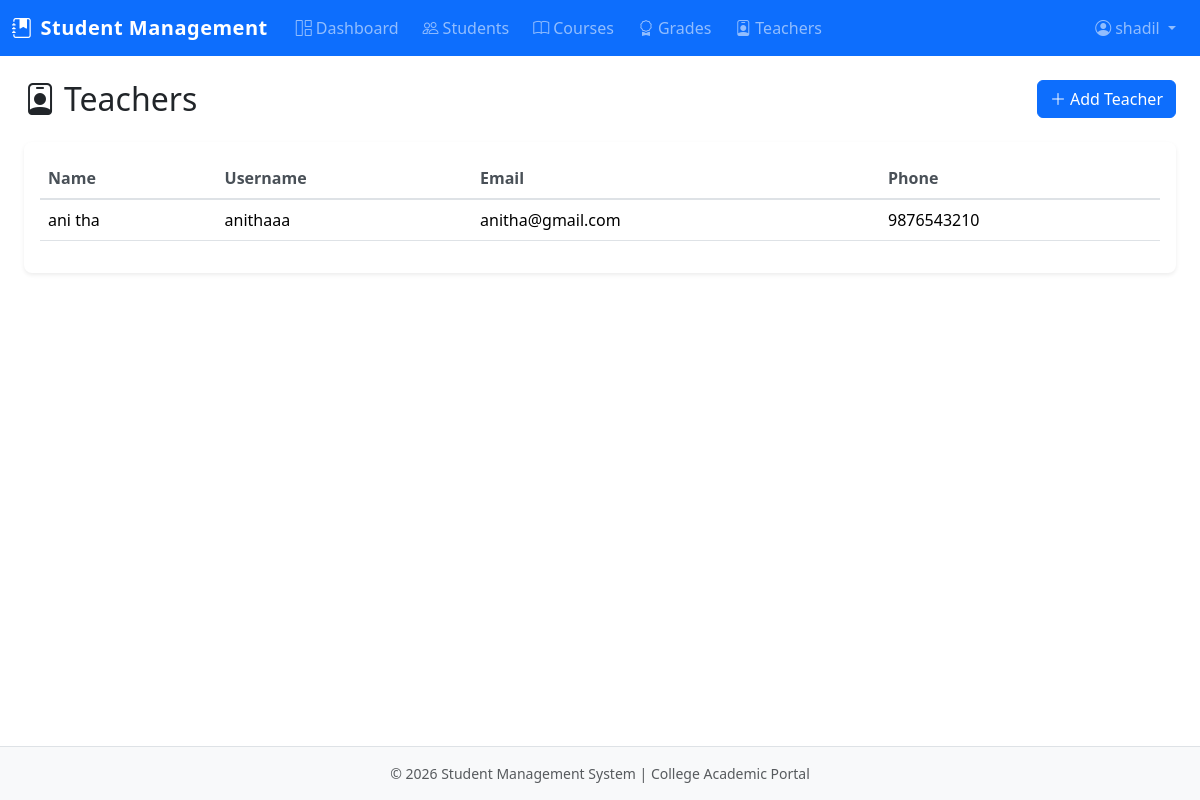
Page /teachers/ (signed in) on the committed database.
### accounts/models.py (models this page shows, shortened)
class UserProfile(models.Model):
    ROLE_CHOICES = [
        ('admin', 'Admin'),
        ('teacher', 'Teacher'),
    ]
    user = models.OneToOneField(User, on_delete=models.CASCADE, related_name='profile')
    role = models.CharField(max_length=10, choices=ROLE_CHOICES)
    phone = models.CharField(max_length=20, blank=True)
    created_at = models.DateTimeField(auto_now_add=True)
    updated_at = models.DateTimeField(auto_now=True)
    def is_admin(self):
        return self.role == 'admin'
    class Meta:
        verbose_name = 'User Profile'
        verbose_name_plural = 'User Profiles'

### accounts/views.py (the view)
# urls.py: path('teachers/', views.teacher_list, name='teacher_list'),
@login_required
@admin_required
def teacher_list(request):
    teachers = UserProfile.objects.filter(role='teacher').select_related('user')
    return render(request, 'accounts/teacher_list.html', {'teachers': teachers})

### templates/accounts/teacher_list.html (shortened to what this page needs)
{% extends "base.html" %}
{% block content %}
<div class="container-fluid">
    <div class="d-flex justify-content-between align-items-center flex-wrap gap-2 mb-4">
        <h2 class="mb-0"><i class="bi bi-person-badge me-2"></i>Teachers</h2>
        <a href="{% url 'create_teacher' %}" class="btn btn-primary"><i class="bi bi-plus-lg me-1"></i>Add Teacher</a>
    </div>
    <div class="card border-0 shadow-sm">
        <div class="card-body">
            {% if teachers %}
            <div class="table-responsive">
                <table class="table table-hover">
                    <thead>
                        <tr>
                            <th>Name</th>
                            <th>Username</th>
                            <th>Email</th>
                            <th>Phone</th>
                        </tr>
                    </thead>
                    <tbody>
                        {% for t in teachers %}
                        <tr>
                            <td>{{ t.user.get_full_name|default:"—" }}</td>
                            <td>{{ t.user.username }}</td>
                            <td>{{ t.user.email }}</td>
                            <td>{{ t.phone|default:"—" }}</td>
                        </tr>
                        {% endfor %}
                    </tbody>
                </table>
            </div>
            {% else %}
            <p class="text-muted mb-0">No teachers yet. <a href="{% url 'create_teacher' %}">Add one</a>.</p>
            {% endif %}
        </div>
    </div>
</div>
{% endblock %}

### templates/base.html (shortened to what this page needs)
{% load static %}
<!DOCTYPE html>
<html lang="en">
<head>
    <link href="https://cdn.jsdelivr.net/npm/bootstrap@5.3.2/dist/css/bootstrap.min.css" rel="stylesheet">
    <link href="https://cdn.jsdelivr.net/npm/bootstrap-icons@1.11.1/font/bootstrap-icons.css" rel="stylesheet">
    <link href="{% static 'css/custom.css' %}" rel="stylesheet">
</head>
<body>
    {% if user.is_authenticated %}
    <nav class="navbar navbar-expand-lg navbar-dark bg-primary">
        <div class="container-fluid">
            <a class="navbar-brand fw-bold" href="{% url 'dashboard' %}">
                <i class="bi bi-journal-bookmark-fill me-2"></i>Student Management
            </a>
            <div class="collapse navbar-collapse" id="navbarNav">
                <ul class="navbar-nav me-auto">
                    <li class="nav-item">
                        <a class="nav-link" href="{% url 'dashboard' %}"><i class="bi bi-grid-1x2 me-1"></i>Dashboard</a>
                    </li>
                    <li class="nav-item">
                        <a class="nav-link" href="{% url 'student_list' %}"><i class="bi bi-people me-1"></i>Students</a>
                    </li>
                    <li class="nav-item">
                        <a class="nav-link" href="{% url 'course_list' %}"><i class="bi bi-book me-1"></i>Courses</a>
                    </li>
                    <li class="nav-item">
                        <a class="nav-link" href="{% url 'grade_list' %}"><i class="bi bi-award me-1"></i>Grades</a>
                    </li>
                    {% if user.profile.is_admin %}
                    <li class="nav-item">
                        <a class="nav-link" href="{% url 'teacher_list' %}"><i class="bi bi-person-badge me-1"></i>Teachers</a>
                    </li>
                    {% endif %}
                </ul>
                <ul class="navbar-nav">
                    <li class="nav-item dropdown">
                        <a class="nav-link dropdown-toggle" href="#" role="button" data-bs-toggle="dropdown" aria-expanded="false">
                            <i class="bi bi-person-circle me-1"></i>{{ user.get_full_name|default:user.username }}
                        </a>
                    </li>
                </ul>
            </div>
        </div>
    </nav>
    {% endif %}
    <main class="{% if user.is_authenticated %}container-fluid py-4{% endif %}">
        {% block content %}{% endblock %}
    </main>
    <footer class="footer mt-auto py-3 bg-light border-top">
        <div class="container text-center text-muted small">
            <p class="mb-0">&copy; {% now "Y" %} Student Management System | College Academic Portal</p>
        </div>
    </footer>
</body>
</html>

### static/css/custom.css (style rules this page uses)
:root { --primary-accent: #0d6efd; --accent-dark: #0a58ca; --accent-light: #6ea8fe; --academic-gold: #c9a227; --bg-light: #f8f9fa; }
html, body { min-height: 100vh; display: flex; flex-direction: column; }
main { flex: 1; }
.navbar-brand { font-weight: 700; letter-spacing: 0.5px; }
.nav-link { font-weight: 500; padding: 0.5rem 0.75rem !important; border-radius: 0.25rem; }
.card { border-radius: 0.5rem; transition: box-shadow 0.2s ease; }
.table th { font-weight: 600; color: #495057; border-bottom-width: 2px; }
.btn { font-weight: 500; border-radius: 0.375rem; }
.footer { margin-top: auto; }

### rows in the picture
UserProfile: user.get_full_name "ani tha", user.username "anithaaa", user.email "anitha@gmail.com", phone "9876543210"

### other values in the picture
{{ user.get_full_name|default:user.username }} "shadil"
